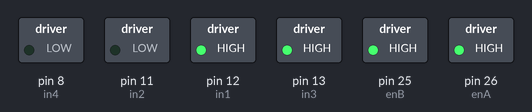
Bench run of a sketch on a simulated Arduino Mega 2560, built with avr-gcc and run on an emulated ATmega2560. On the bench: switched loads named in the sketch (green lamp = pin HIGH). Dashed ring = blinking. What the sketch prints to the serial monitor is not drawn.

Above: at 0.5 s.
Timing chart, 0 to 3.0 s (numbered marks = the images above):
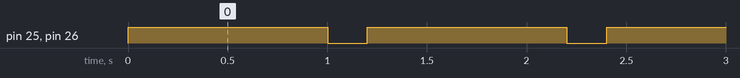

The sketch:

Code_Car.ino
```cpp
//motor A (Left Motor) - TivaC and L298N connections
int enA = 26;   // Enable pin (PD3) for Left Motor (PWM control)
int in1 = 12;   // IN1 pin (PA3) for Left Motor direction
int in2 = 11;   // IN2 pin (PA2) for Left Motor direction

//motor B (Right Motor) - TivaC and L298N connections
int enB = 25;   // Enable pin (PD2) for Right Motor (PWM control)
int in3 = 13;   // IN3 pin (PA4) for Right Motor direction
int in4 = 8;    // IN4 pin (PA5) for Right Motor direction


const int echo = 14, Trig = 34;      //Pin connections for HC-SR04 ultrasonic, Echo->PB6, Trig->PC7


long front_distance_cm = 0;


void setup() {
    Serial.begin(115200); // Serial for debugging

    // Set motor control pins as OUTPUT
    pinMode(enA, OUTPUT);
    pinMode(in1, OUTPUT);
    pinMode(in2, OUTPUT);

    pinMode(enB, OUTPUT);
    pinMode(in3, OUTPUT);
    pinMode(in4, OUTPUT);

    // Move forward at 50% speed
    moveForward();
}

void loop(){
  moveForward();
   delay(1000);
  moveLeftSlowly();
  delay(200);
}

// Function to move both motors forward at 50% speed
void moveForward()  {
    Serial.println("Moving Forward at 50% speed");

    // Left Motor Forward
    digitalWrite(in1, HIGH);
    digitalWrite(in2, LOW);
    analogWrite(enA, 128);  // 50% Duty Cycle

    // Right Motor Forward
    digitalWrite(in3, HIGH);
    digitalWrite(in4, LOW);
    analogWrite(enB, 128);  // 50% Duty Cycle
}


void moveLeftSlowly()  {
    Serial.println("Moving Forward at 50% speed");

    // Left Motor Forward
    digitalWrite(in1, HIGH);
    digitalWrite(in2, LOW);
    analogWrite(enA, 102);  // 40% Duty Cycle

    // Right Motor Forward
    digitalWrite(in3, HIGH);
    digitalWrite(in4, LOW);
    analogWrite(enB, 26);  // 10% Duty Cycle
}


void moveRightSlowly()  {
    Serial.println("Moving Forward at 50% speed");

    // Left Motor Forward
    digitalWrite(in1, HIGH);
    digitalWrite(in2, LOW);
    analogWrite(enA, 26);  // 10% Duty Cycle

    // Right Motor Forward
    digitalWrite(in3, HIGH);
    digitalWrite(in4, LOW);
    analogWrite(enB, 102);  // 40% Duty Cycle
}


void stop_car()  {
    Serial.println("Stopped");

    // Left Motor
    digitalWrite(in1, LOW);
    digitalWrite(in2, LOW);
    analogWrite(enA, 0);

    // Right Motor
    digitalWrite(in3, LOW);
    digitalWrite(in4, LOW);
    analogWrite(enB, 0);
}


void Update_Front_Distance()
{
  //Setting Trig Signal HIGH for 10us to produce burst of 8 pulses at 40KHz
  digitalWrite(Trig, LOW);
  delayMicroseconds(2);
  digitalWrite(Trig, HIGH);
  delayMicroseconds(10);
  digitalWrite(Trig, LOW);

  long duration = pulseIn(echo, HIGH);   // Reads duration (microseconds) for which Echo pin reads HIGH till wave is reflected
  front_distance_cm  = microsecondsToCentimeters(duration); // convert the time into a distance, refer to function below

  //Sending through serial port to print on Monitor
  Serial.print("Distance=");
  Serial.print("\t");
  Serial.print(front_distance_cm);
  Serial.print(" cm");
  Serial.print("\n");
}

////////////////////////////////////////////////////
long microsecondsToCentimeters(long microseconds)
{
  //Gives the distance equivalent to time taken by pulse, speed of sound 340m/s
  long distance = 0.034 * microseconds;
  return distance / 2;
}
```

Measured:
- by itself, pin 25 (enB), pin 26 (enA): alternates HIGH for 1.0 s and LOW for 0.20 s
